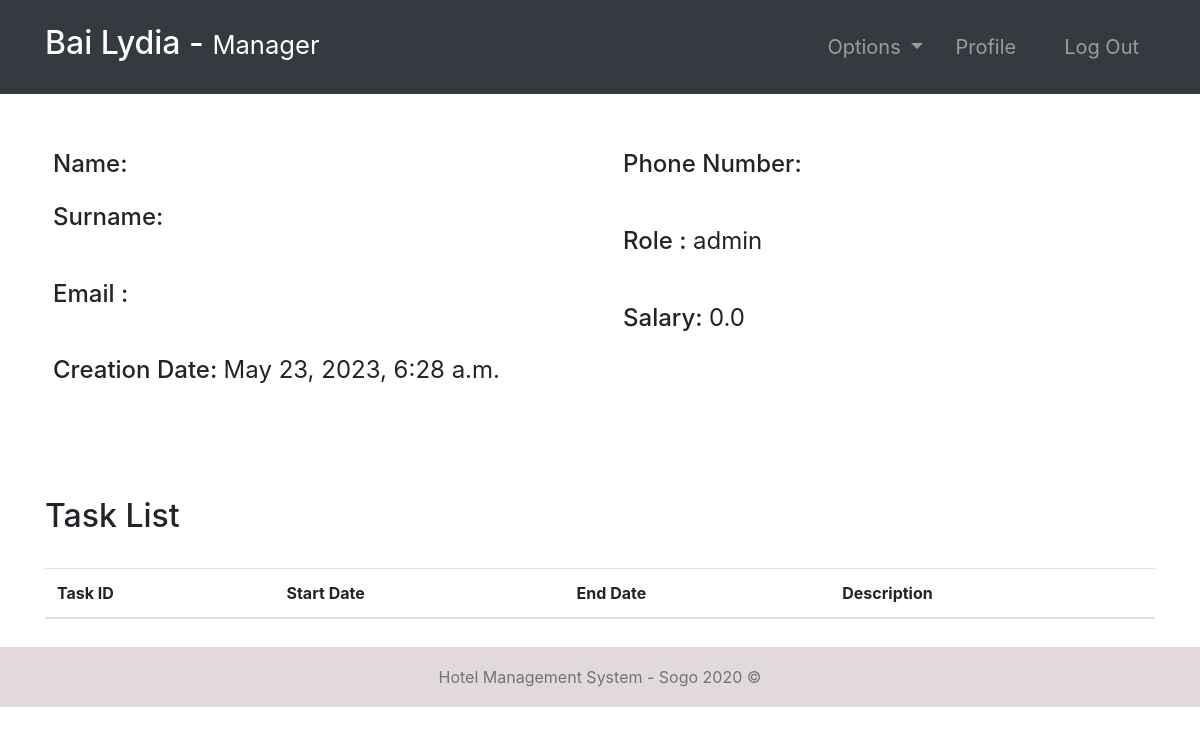
Page /employee-profile/1/ (signed in) on the committed database.
### accounts/models.py (models this page shows, shortened)
class Employee(models.Model):
    user = models.OneToOneField(User, null=True, on_delete=models.CASCADE)
    phoneNumber = PhoneNumberField(unique=True)
    salary = models.FloatField()

### accounts/views.py (the view, shortened to what this page needs)
# urls.py: path('employee-profile/<str:pk>/', employee_details, name="employee-profile"),
@login_required(login_url='login')
def employee_details(request, pk):
    role = str(request.user.groups.all()[0])
    path = role + "/"
    tempUser = User.objects.get(id=pk)
    employee = Employee.objects.get(user=tempUser)
    tasks = Task.objects.filter(employee=employee)
    context = {
        "role": role,
        "employee": employee,
        "tasks": tasks
    }
    return render(request, path + "employee-profile.html", context)

### Templates/manager/employee-profile.html
{% extends '../index.html' %}
{% block context %}
{% include '../common_pages/employee-profile.html' %}
{% endblock %}

### Templates/incs/nav.html (shortened to what this page needs)
<nav class="navbar navbar-dark bg-dark navbar-expand-lg py-3 " role="navigation">
    <div class="container">
        <a href="" class="navbar-brand">
            <h2 class="text-capitalize">
                {{ request.user.first_name }} {{ request.user.last_name }} -
                <small>
                    {{ role }}
                </small>
            </h2>
        </a>
        <div class="collapse navbar-collapse" id="navbarTags">
            <ul class="navbar-nav ml-auto">
                <li class="nav-item dropdown p-2">
                    <a class="nav-link dropdown-toggle" href="#" id="navbarDropdown" role="button"
                        data-toggle="dropdown" aria-haspopup="true" aria-expanded="false">
                        Options
                    </a>
                </li>
                <li class="nav-item mr-3 p-2">
                    {% if role == 'staff' or role == 'receptionist' or role == 'admin' or role == 'manager' %}
                    <a href="{% url 'employee-profile' user.id %}" class="nav-link">Profile</a>
                    {% endif %}
                </li>
                <li class="nav-item p-2 ">
                    <a href="{% url 'logout' %}" class="nav-link">Log Out</a>
                </li>
            </ul>
        </div>
    </div>
</nav>

### Templates/common_pages/employee-profile.html (shortened to what this page needs)
<div class="container">
    <form action="" method="POST">
        <div class="row mt-5 clearfix">
            <div class="col-6">
                <div class="p-2 h4">
                    <span>Name:</span>
                </div>
                <div class="p-2 h4">
                    <span>Surname:</span>
                </div>
                <br>
                <div class="p-2 h4">
                    <span>Email :</span>
                </div>
                <br>
                <div class="p-2 h4">
                    <span>Creation Date:</span>
                    <span class="font-weight-normal">{{employee.user.date_joined}}</span>
                </div>
            </div>
            <div class="col-6">
                <div class="p-2 h4">
                    <span>Phone Number: </span>
                </div>
                <br>
                <div class="p-2 h4">
                    <span>Role :</span>
                    <span class="font-weight-normal">{{employee.user.groups.first}}</span>
                </div>
                <br>
                <div class="p-2 h4">
                    <span>Salary:</span>
                    <span class="font-weight-normal">{{employee.salary}}</span>
                </div>
            </div>
        </div>
        <br>
    </form>
    <br>
    {% if role == 'staff' or request.user != employee.user %}
    <div class="table-responsive my-5">
        <div class="table-header row">
            <div class="col-sm-12 col-md-12 col-lg-4 mb-4">
                <h2>Task List</h2>
            </div>
        </div>
        <table class="table table-hover">
            <thead>
                <tr>
                    <th>Task ID</th>
                    <th>Start Date</th>
                    <th>End Date</th>
                    <th>Description</th>
                </tr>
            </thead>
        </table>
    </div>
    {% endif %}
</div>

### static/css/main.css (style rules this page uses)
* { margin: 0; padding: 0; -webkit-font-smoothing: antialiased; }
.clearfix { overflow: auto; }
body { position: relative; }
nav .nav-item { font-size: 20px; }

### rows in the picture
Employee: user.date_joined "May 23, 2023, 6:28 a.m.", user.groups.first "admin", salary "0.0"

### other values in the picture
{{ request.user.first_name }} "Bai"
{{ request.user.last_name }} "Lydia"
{{ role }} "Manager"
